Frame 1 (no input): blank canvas, image omitted
Frame 60 (the mouse pressed at the canvas centre just before this capture): blank canvas, image omitted
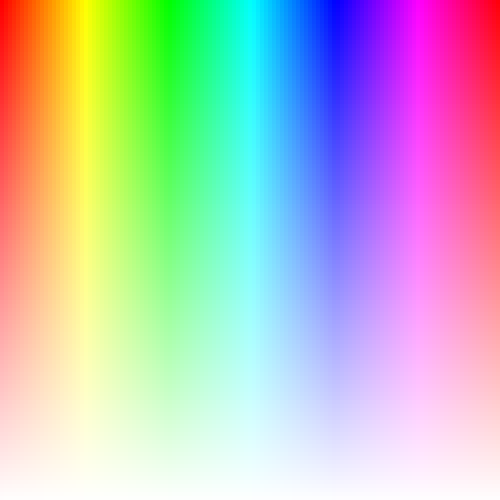
Frame 120 (the mouse held since frame 60 and released just before this capture)

The Processing sketch whose frames 1 and 60 were blank and that drew this single picture after the mouse press (run headless with seeded random() and noise(); from frame 60 on, the mouse is pressed at the canvas centre):

// Processing sketch: processing_144368
// ── processing_144368.pde

void setup()
{
  size(500, 500);

  background(0, 0, 100);
}
void draw()
{
 float sand = mouseX/2; //verlauf
 float  w = width /sand;
 float h = height /sand;
 float y = 20;
 if (mousePressed == true)
    {
pushMatrix();
colorMode(HSB, 500, 500, 100);
for (int i = 0; i<sand; i++) 
  {
    for (int a = 0; a <sand; a++)
    {
     float x = a * w;
     y = h*i;
     fill(x,width -y, 100);//width minus da weiÃ�ï¿½ bereich raus
     stroke(x,width-y, 100);//gleiche Farben
     rect(x, y, w, h);
    }
  }
 popMatrix(); 
}
else if (mousePressed == false)
    {
pushMatrix();
colorMode(RGB, 500, 500, 255);
for (int i = 0; i<sand; i++) 
  {
    for (int a = 0; a <sand; a++)
    {
     float x = a * w;
     y = h*i;
     fill(x,width -y, 100);//width minus da weiÃ�ï¿½ bereich raus
     stroke(x,width-y, 100);//gleiche Farben
     ellipse(x, y, w, h);
    }
  }
 popMatrix(); 
    }}
